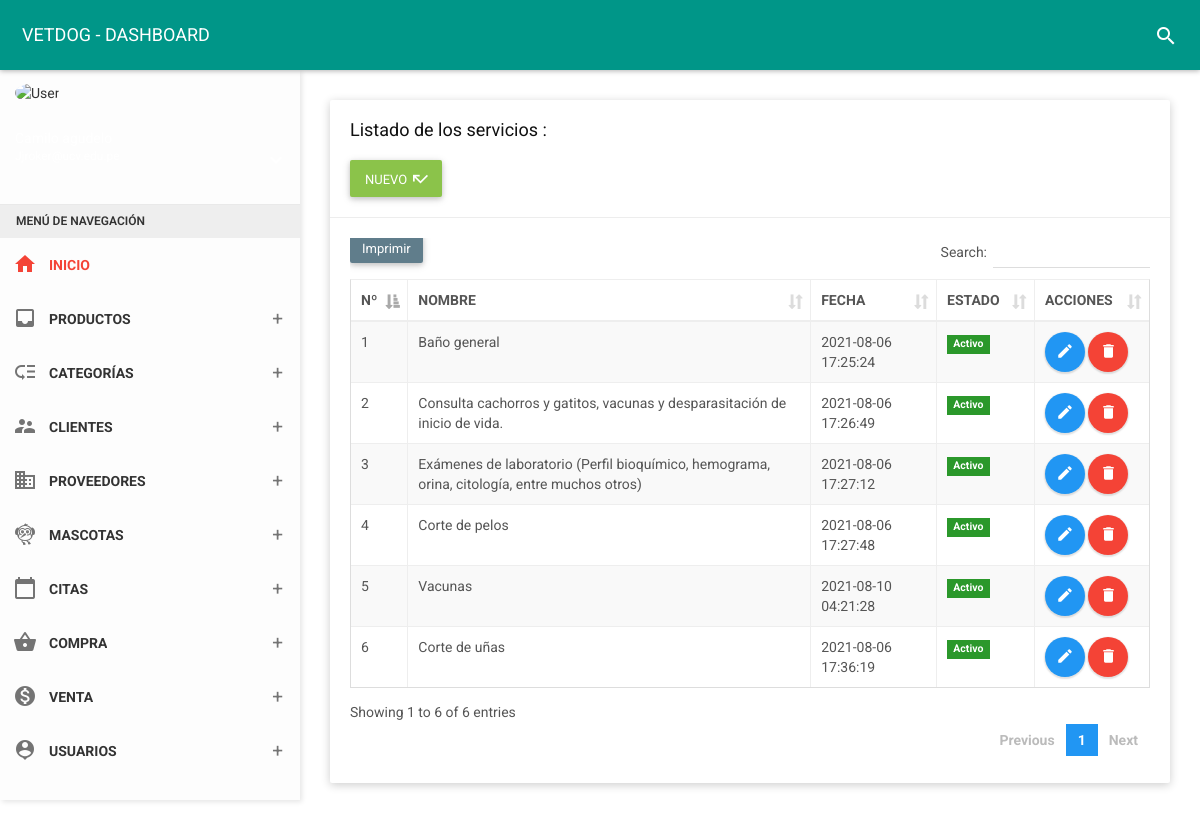
The app's page /folder/servicio.php (signed in) with its own data.
### tables this page shows
CREATE TABLE `service` (
  `id_servi` int(11) NOT NULL,
  `nomser` varchar(100) NOT NULL,
  `estado` char(1) NOT NULL,
  `fere` timestamp NOT NULL DEFAULT current_timestamp() ON UPDATE current_timestamp()
);

### controlador/servicecontrolador.php (called while the page is built, shortened)
<?php
require_once '../modelo/modeloservice.php';
class servicecontrolador{
    function mostrar(){
        $service=new Modelo();
        $dato=$service->mostrar("service", "1");
        require_once '../vista/servicio/mostrar.php';
    }
    }

### modelo/modeloservice.php (called while the page is built, shortened)
<?php
class Modelo{
  private $service;
  private $db;
  public function __construct(){
      $this->service=array();
      $this->db=new PDO('mysql:host=localhost;dbname=vetdog',"root","");
  }
  public function mostrar($tabla,$condicion){
      $consulta="SELECT * FROM service";
      $resultado=$this->db->query($consulta);
      while ($tabla=$resultado->fetchAll(PDO::FETCH_ASSOC)) {
          $this->service[]=$tabla;
      }
      return $this->service;
    }
}
 ?>

### vista/servicio/mostrar.php (the view, shortened to what this page needs)
<!DOCTYPE html>
<html>
<head>
    <link href="../assets/plugins/bootstrap/css/bootstrap.css" rel="stylesheet">
    <link href="../assets/plugins/node-waves/waves.css" rel="stylesheet" />
    <link href="../assets/plugins/animate-css/animate.css" rel="stylesheet" />
    <link href="../assets/plugins/jquery-datatable/skin/bootstrap/css/dataTables.bootstrap.css" rel="stylesheet">
    <link href="../css/style.css" rel="stylesheet">
    <link href="../assets/css/themes/all-themes.css" rel="stylesheet" />
</head>
<body class="theme-red">
    <nav class="navbar">
        <div class="container-fluid">
            <div class="navbar-header">
                <a class="navbar-brand" href="../vista/panel-admin/administrador"> VETDOG - DASHBOARD </a>
            </div>
            <div class="collapse navbar-collapse" id="navbar-collapse">
                <ul class="nav navbar-nav navbar-right">
                    <li><a href="javascript:void(0);" class="js-search" data-close="true"><i class="material-icons">search</i></a></li>
                </ul>
            </div>
        </div>
    </nav>
        <?php include_once __DIR__ . '../../menu.php'; ?>
    <section class="content">
        <div class="container-fluid">
            <div class="row clearfix">
                <div class="col-lg-12 col-md-12 col-sm-12 col-xs-12">
                    <div class="card">
                        <div class="header">
                            <h2>
                                Listado de los servicios :
                            </h2><br>
                            <a type="button" href="../vista/servicio/nuevo" class="btn bg-light-green waves-effect">
                                <span>NUEVO</span>
                                <i class="material-icons">call_missed</i>
                            </a>
                        </div>
                        <div class="body">
                            <div class="table-responsive">
                                <table class="table table-bordered table-striped table-hover dataTable js-exportable">
                                    <thead>
                                        <tr>
                                            <th>Nº</th>
                                            <th>NOMBRE</th>
                                            <th>FECHA</th>
                                            <th>ESTADO</th>
                                            <th>ACCIONES</th>
                                        </tr>
                                    </thead>
                                    <tbody>
                                        <?php
                                        foreach ($dato as $key => $value) {
                                            foreach ($value as $va) { ?>
                                                <tr>
                                                    <td><?php echo $va['id_servi']; ?></td>
                                                    <td><?php echo $va['nomser']; ?></td>
                                                    <td><?php echo $va['fere']; ?></td>
                                                    <td><?php
                                                        if ($va['estado'] == 1) { ?>
                                                            <form method="get" action="javascript:activo('<?php echo $va['id_servi']; ?>')">
                                                                <span class="label label-success">Activo</span>
                                                            </form>
                                                        <?php  } else { ?>
                                                            <form method="get" action="javascript:inactivo('<?php echo $va['id_servi']; ?>')">
                                                                <button type="submit" class="btn btn-danger btn-xs">Inactivo</button>
                                                            </form>
                                                        <?php  } ?>
                                                    </td>
                                                    <td><a type="button" href="../vista/servicio/edit?id=<?php echo $va["id_servi"]; ?>" class="btn bg-blue btn-circle waves-effect waves-circle waves-float">
                                                            <i class="material-icons">edit</i>
                                                        </a>
                                                        <a type="button" href="../vista/servicio/borrar?id=<?php echo $va["id_servi"]; ?>" class="btn bg-red btn-circle waves-effect waves-circle waves-float">
                                                            <i class="material-icons">delete</i>
                                                        </a>
                                                </tr>
                                        <?php
                                            }
                                        }
                                        ?>
                                    </tbody>
                                </table>
                            </div>
                        </div>
                    </div>
                </div>
            </div>
        </div>
    </section>
</body>
</html>

### assets/css/themes/all-themes.css (style rules this page uses)
.theme-red .navbar-brand { color: #fff; }
.theme-red .nav > li > a { color: #fff; }

### records on screen
service: id_servi "1", nomser "Baño general", fere "2021-08-06 17:25:24"
service: id_servi "2", nomser "Consulta cachorros y gatitos, vacunas y desparasitación de inicio de vida.", fere "2021-08-06 17:26:49"
service: id_servi "3", nomser "Exámenes de laboratorio (Perfil bioquímico, hemograma, orina, citología, entre muchos otros)", fere "2021-08-06 17:27:12"
service: id_servi "4", nomser "Corte de pelos", fere "2021-08-06 17:27:48"
service: id_servi "5", nomser "Vacunas", fere "2021-08-10 04:21:28"
service: id_servi "6", nomser "Corte de uñas", fere "2021-08-06 17:36:19"
